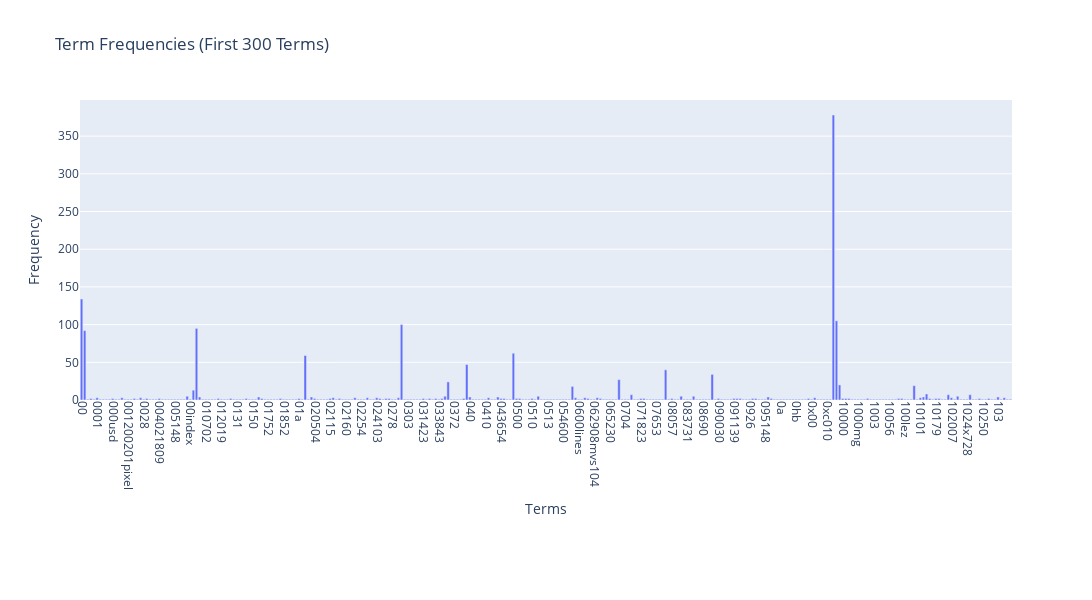

Notebook code cell kept with this figure:
### Markdown cell above
### >>> **Exercise 12 (take home):**
If you want a nicer interactive visualization here, I would encourage you try to install and use plotly to achieve this.

### Code cell
# Answer here

# Interactive bar plot using plotly for the first 300 terms (shorter width)

import plotly.graph_objs as go
import plotly.offline as pyo

# Prepare data
terms = count_vect.get_feature_names_out()[:300]
frequencies = term_frequencies[:300]

# Create bar plot
trace = go.Bar(
    x=terms,
    y=frequencies
)

layout = go.Layout(
    title='Term Frequencies (First 300 Terms)',
    xaxis=dict(title='Terms', tickangle=90),
    yaxis=dict(title='Frequency'),
    margin=dict(b=200),  # Increase bottom margin for x labels
    height=600,
    width=1200  # Reduced width for better fit
)

fig = go.Figure(data=[trace], layout=layout)

# Show plot in notebook
pyo.iplot(fig)

### Figure 1 — Plotly figure (JSON) as saved in the notebook; plotly's stock layout.template omitted (floating-point values rounded to 4 significant figures; data arrays with more than 128 entries replaced by an {"elided": "..."} marker saying what was removed)
{"data": [{"type": "bar", "x": {"elided": "300 str values"}, "y": {"elided": "300 int values"}}], "layout": {"height": 600, "margin": {"b": 200}, "title": {"text": "Term Frequencies (First 300 Terms)"}, "width": 1200, "xaxis": {"tickangle": 90, "title": {"text": "Terms"}}, "yaxis": {"title": {"text": "Frequency"}}}}
